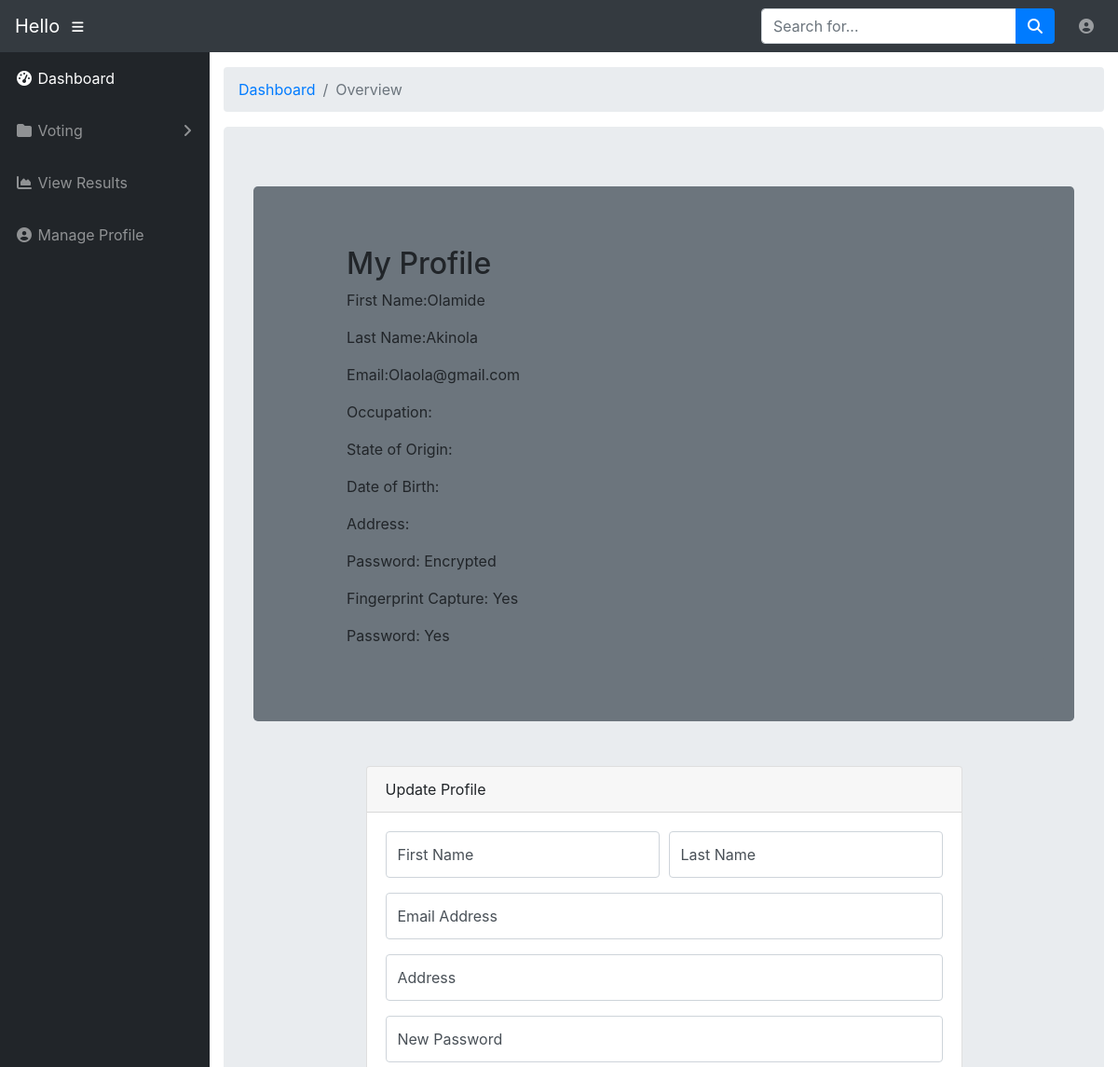
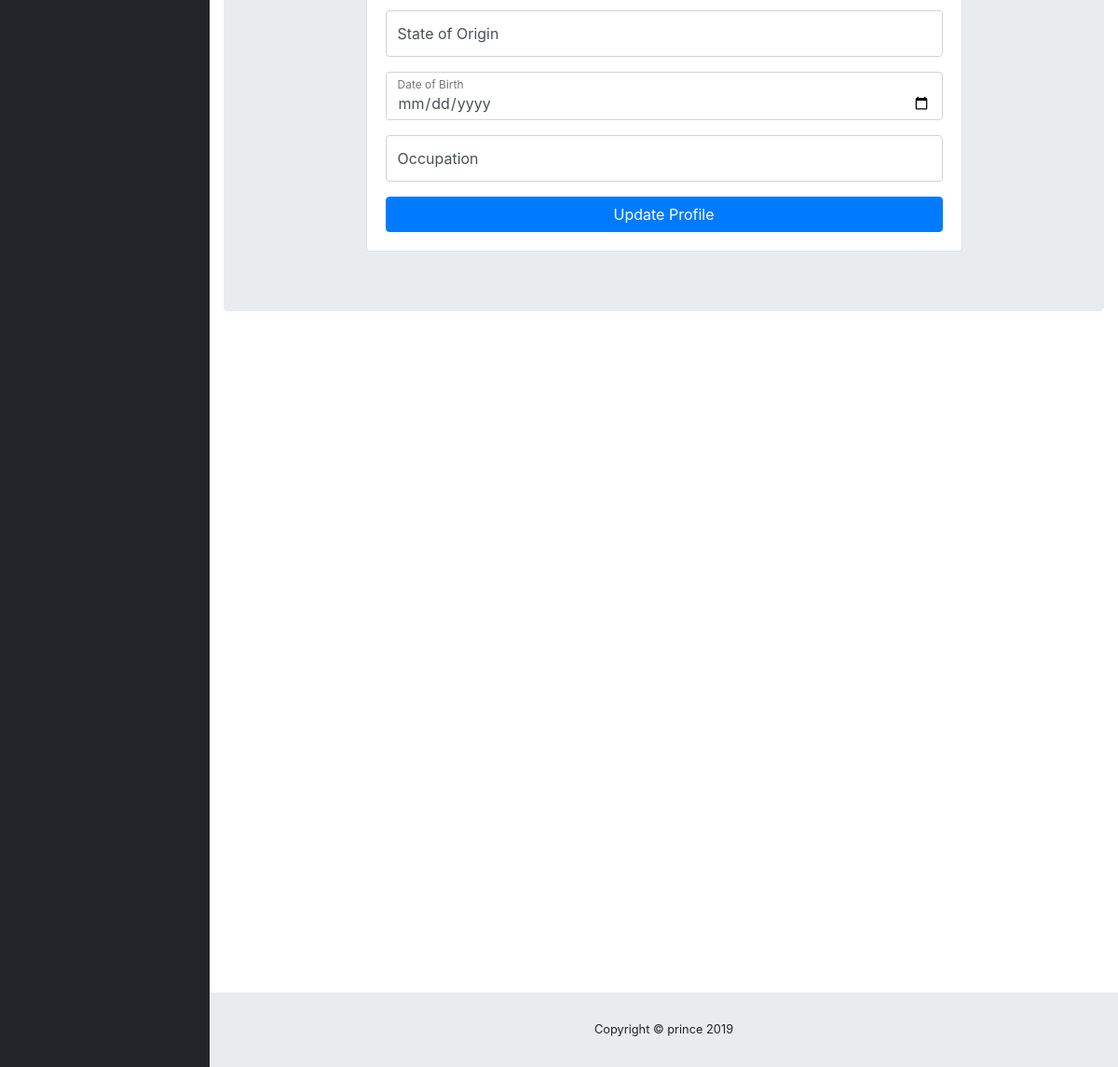
Page /Pages/manage-profile.php (signed in) on the committed database (2 pictures, top to bottom).
### tables this page shows
CREATE TABLE IF NOT EXISTS `users` (
  `id` int(11) NOT NULL AUTO_INCREMENT,
  `firstname` varchar(50) DEFAULT NULL,
  `lastname` varchar(30) DEFAULT NULL,
  `email` varchar(50) DEFAULT NULL,
  `password` varchar(100) DEFAULT NULL,
  `address` varchar(100) DEFAULT NULL,
  `state_of_origin` varchar(14) DEFAULT NULL,
  `dob` date DEFAULT NULL,
  `occupation` varchar(30) DEFAULT NULL,
  `fingerprint_capture` tinyint(1) NOT NULL,
  `facial_capture` tinyint(1) NOT NULL,
  PRIMARY KEY (`id`)
);

### Pages/manage-profile.php (the view, shortened to what this page needs)
<?php
require('db.php');
$id = $_SESSION['id'];
$sql = "SELECT * FROM users WHERE id = '$id'";
$result = mysqli_query($conn, $sql) or die(mysqli_error($conn));
$row = $result->fetch_assoc();
if ($row) {
    $firstname = $row['firstname'];
    $lastname = $row['lastname'];
    $email = $row['email'];
    $address = $row['address'];
    $occupation = $row['occupation'];
    $dob = $row['dob'];
    $state_of_origin = $row['state_of_origin'];
}
$content = '
<div class="jumbotron">
        <div class="jumbotron bg-secondary">
        <div class="card-group text-md-left">
        <div class="col-lg-1"></div>
        <div class="card borderless bg-secondary ">
        <h2 class=""> My Profile</a></h2>
            <p >First Name:'.$firstname.'</p>
                                <p >Last Name:'.$lastname.'
                                </p>
                                <p>Email:'. $email.'</p>
                                <p>Occupation:'.$occupation.'
                                </p>
                                <p>State of Origin:'.$state_of_origin.'
                                </p>
                                <p>Date of Birth:'.$dob.'
                                </p>
                                <p>Address:'.$address.'
                                </p>
                                <p>Password: Encrypted
                                </p>
                                ';
                                $date = (new DateTime())->format('Y-m-d');
                                $diff = strtotime($date) - strtotime($dob);
                                $years = floor($diff / (365 * 60 * 60 * 24));
                                if ($years >= 18) {
                                    $content.='<p>Fingerprint Capture: Yes
                                    </p>
                                    <p>Password: Yes
                                    </p>';
                                }
                           $content.= '
                                </div>
                               </div>
                               </div>
                    <div class = "card card-register mx-auto mt-5">
                                <div class="card-header">Update Profile</div>
                                    <div class="card-body" id="signup">
                        <form action="manage-profile.php ?>" method="post">
                                 <div class="form-group">
                        <div class="form-row">
                            <div class="col-md-6">
                                <div class="form-label-group">
                                    <input type="text" id="firstname" class="form-control" required autocomplete="off"
                                           name="firstname" placeholder="First Name" autofocus="autofocus"/>
                                    <label for="firstname">
                                        First Name
                                    </label>
                                </div>
                            </div>
                            <div class="col-md-6">
                                <div class="form-label-group">
                                    <input type="text" id="lastname" required autocomplete="off" name="lastname"
                                           class="form-control" autofocus="autofocus" placeholder="Last Name"/>
                                    <label for="lastname">
                                        Last Name
                                    </label>
                                </div>
                            </div>
                        </div>
                    </div>
                    <div class="form-group">
                        <div class="form-label-group">
                            <input type="email" id="email" required autocomplete="off" name="email" class="form-control"
                                   placeholder="Email Address" autofocus="autofocus"/>
                            <label for="email">
                                Email Address
                            </label>
                        </div>
                    </div>
                    <div class="form-group">
                        <div class="form-label-group">
                            <input type="text" id="address" required autocomplete="off" name="address" class="form-control"
                                   placeholder="Address" autofocus="autofocus"/>
                            <label for="address">
                               Address
                            </label>
                        </div>
                    </div>
                    <div class="form-group">
                        <div class="form-label-group">
                            <input type="password" id="password" required autocomplete="off" name="password" class="form-control"
                                   placeholder="New Password" autofocus="autofocus"/>
                            <label for="password">
                                New Password
                            </label>
                        </div>
                    </div>
                    <div class="form-group">
                        <div class="form-label-group">
                            <input type="text" id="state_of_origin" required autocomplete="off" name="state_of_origin" class="form-control"
                                   placeholder="State of Origin" autofocus="autofocus"/>
                            <label for="state_of_origin">
                                State of Origin
                            </label>
                        </div>
                    </div>
                   <div class="form-group">
                        <div class="form-label-group">
                            <input type="date" id="dob" required autocomplete="off" name="dob" class="form-control"
                                   placeholder="Date of Birth" autofocus="autofocus"/>
                            <label for="dob">
                                Date of Birth
                            </label>
                        </div>
                    </div>
                    <div class="form-group">
                        <div class="form-label-group">
                            <input type="text" id="occupation" required autocomplete="off" name="occupation" class="form-control"
                                   placeholder="Occupation" autofocus="autofocus"/>
                            <label for="occupation">
                                Occupation
                            </label>
                        </div>
                    </div>
                    <button name="update" type="submit" class="btn btn-primary btn-block"/>
                    Update Profile</button>
                        </form>
</div>';
require_once("layout.php");
?>

### Style/index.css (style rules this page uses)
.borderless { border: none; background: transparent; }

### rows in the picture
users: firstname "Olamide", lastname "Akinola", email "Olaola@gmail.com"
